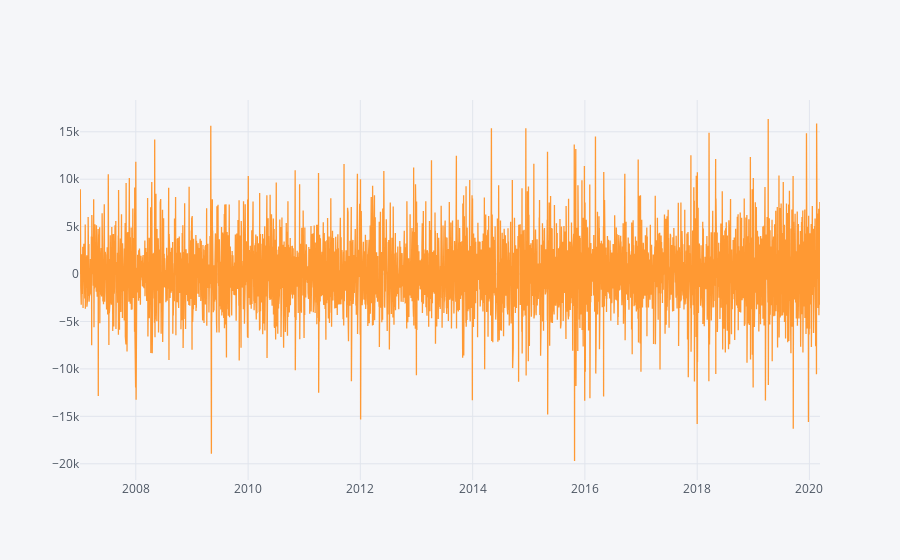

Source (notebook cell):
### Code cell
ba.fittedvalues.iplot()

### Figure 1 — Plotly figure (JSON) as saved in the notebook; plotly's stock layout.template omitted (floating-point values rounded to 4 significant figures; data arrays with more than 128 entries replaced by an {"elided": "..."} marker saying what was removed)
{"data": [{"line": {"color": "rgba(255, 153, 51, 1.0)", "dash": "solid", "shape": "linear", "width": 1.3}, "mode": "lines", "name": "None", "text": "", "type": "scatter", "x": {"elided": "4816 str values"}, "y": {"elided": "4816 float values"}}], "layout": {"legend": {"bgcolor": "#F5F6F9", "font": {"color": "#4D5663"}}, "paper_bgcolor": "#F5F6F9", "plot_bgcolor": "#F5F6F9", "title": {"font": {"color": "#4D5663"}}, "xaxis": {"gridcolor": "#E1E5ED", "showgrid": true, "tickfont": {"color": "#4D5663"}, "title": {"font": {"color": "#4D5663"}, "text": ""}, "zerolinecolor": "#E1E5ED"}, "yaxis": {"gridcolor": "#E1E5ED", "showgrid": true, "tickfont": {"color": "#4D5663"}, "title": {"font": {"color": "#4D5663"}, "text": ""}, "zerolinecolor": "#E1E5ED"}}}
